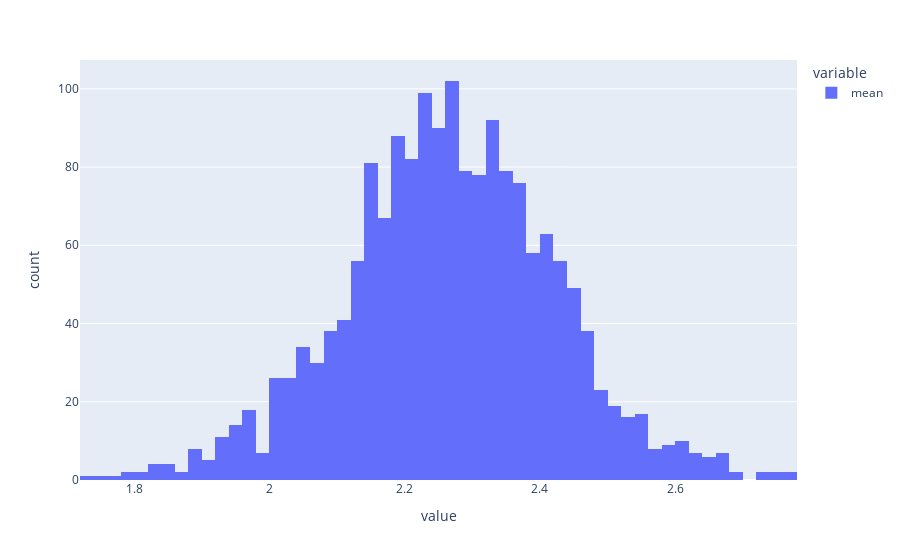

Notebook cell for this chart:
### Code cell
df_clustered_eligible.groupby('User_ID')['Cluster'].agg(['mean', 'std', 'count'])['mean'].hist()

### Figure 1 — Plotly figure (JSON) as saved in the notebook; plotly's stock layout.template omitted (floating-point values rounded to 4 significant figures; data arrays with more than 128 entries replaced by an {"elided": "..."} marker saying what was removed)
{"data": [{"alignmentgroup": "True", "bingroup": "x", "hovertemplate": "variable=mean<br>value=%{x}<br>count=%{y}<extra></extra>", "legendgroup": "mean", "marker": {"color": "#636efa", "pattern": {"shape": ""}}, "name": "mean", "offsetgroup": "mean", "orientation": "v", "showlegend": true, "type": "histogram", "x": {"elided": "1738 float values"}, "xaxis": "x", "yaxis": "y"}], "layout": {"barmode": "relative", "legend": {"title": {"text": "variable"}, "tracegroupgap": 0}, "margin": {"t": 60}, "xaxis": {"anchor": "y", "domain": [0, 1], "title": {"text": "value"}}, "yaxis": {"anchor": "x", "domain": [0, 1], "title": {"text": "count"}}}}
